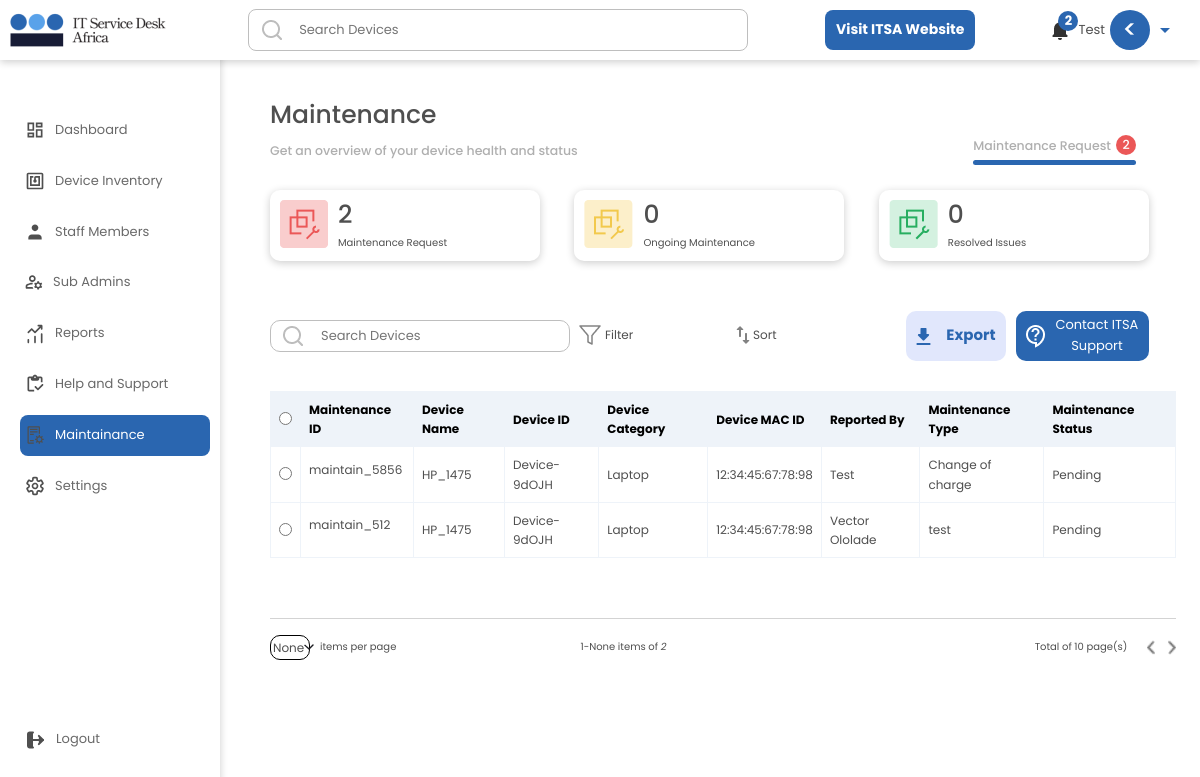
The app's page /member/maintainance/ (signed in) with its own data.
### userarea/models.py (models this page shows, shortened)
class MaintenanceRequest(models.Model):
    user = models.ForeignKey(User, null=True, on_delete=models.CASCADE)
    MaintainDeviceName = models.CharField(max_length= 300, null=True, blank = True)
    MaintainDeviceType = models.CharField(max_length= 300, null=True, blank = True)
    MaintainDeviceUserDepartment = models.CharField(max_length= 300, null=True, blank = True)
    MaintainDeviceID = models.CharField(max_length= 300, null=True, blank = True)
    MaintainDeviceIP = models.CharField(max_length= 300, null=True, blank = True)
    MaintainDeviceMAC_ID = models.CharField(max_length= 300, null=True, blank = True)
    MaintainType = models.CharField(max_length= 300, null=True, blank = True)
    MaintainDeviceCategory = models.CharField(max_length= 300, null=True, blank = True)
    MaintainDeviceLocation = models.CharField(max_length= 300, null=True, blank = True)
    MaintainStatus = models.CharField(max_length= 300,choices = MAINTAINANCE_STATUS_CHOICE, default = 'Pending', null=True, blank = True)
    MaintainDeviceUserID = models.CharField(max_length= 300, null=True, blank = True)
    MaintainRequesterEmailAddress = models.EmailField(max_length= 300, null=True, blank = True)
    CompanyUniqueCode = models.EmailField(max_length= 300, null=True, blank = True)
    MaintainRequester = models.CharField(max_length= 300, null=True, blank = True)
    MaintainRequestID = models.CharField(max_length= 300, null=True, blank = True)
    MaintainRequestDescription = models.CharField(max_length= 30000, null=True, blank = True)
    currentMonth = models.CharField(max_length= 3000, null=True, blank = True)
    created_at = models.DateTimeField(auto_now_add=True)
    edited_at = models.DateTimeField(auto_now=True)
    class Meta:
        ordering = ['-edited_at', '-created_at']

### userarea/views.py (the view, shortened to what this page needs)
# urls.py: path('maintainance/', views.Maintainance, name="Maintainance"),
@login_required(login_url='Login')
def Maintainance(request):
    if request.method == 'GET' and 'idforeditmain' in request.GET:
        idforedit = request.GET['idforeditmain']
        currentDevice = MaintenanceRequest.objects.get(MaintainRequestID = idforedit).MaintainRequestID
        return redirect('EditMaintenenceRequest', name = currentDevice )
    allMaintainsByStaff = MaintenanceRequest.objects.filter(Q(CompanyUniqueCode = request.user.last_name) or Q(CompanyUniqueCode = request.user.email) )
    allMaintainsCount = allMaintainsByStaff.count()
    numberOfDevicesPerPage = DeviceCountPerPage.objects.filter(user = request.user).first()
    allProfileImages = UserProfileImage.objects.all().first
    allUsers = User.objects.all()
    allSignUps = SignupForm.objects.all()
    allCompletedRequests = MaintenanceRequest.objects.filter(Q(MaintainStatus = 'Completed') & Q(user = request.user))
    allCompletedRequestsCount = allCompletedRequests.count()
    allCanceledRequests = MaintenanceRequest.objects.filter(Q(MaintainStatus = 'Canceled') & Q(user = request.user))
    allCanceledRequestsCount = allCanceledRequests.count()
    allOngoingRequests = MaintenanceRequest.objects.filter(Q(MaintainStatus = 'Ongoing') & Q(user = request.user))
    allOngoingRequestsCount = allOngoingRequests.count()
    AllMaintenanceRequests = MaintenanceRequest.objects.filter(CompanyUniqueCode = request.user.last_name)
    context = {'AllMaintenanceRequests':AllMaintenanceRequests, 'allOngoingRequestsCount':allOngoingRequestsCount, 'allCompletedRequestsCount':allCompletedRequestsCount, 'allCanceledRequestsCount':allCanceledRequestsCount, 'allSignUps':allSignUps, 'allUsers':allUsers, 'allProfileImages':allProfileImages, 'allMaintainsByStaff':allMaintainsByStaff, 'allMaintainsCount':allMaintainsCount, 'numberOfDevicesPerPage':numberOfDevicesPerPage}
    return render(request, 'userarea/maintainance.html', context)

### userarea/templates/userarea/maintainance.html (shortened to what this page needs)
{% include 'general.html' %}
{% load static %}
{% block content %}
<!DOCTYPE html>
<html lang="en">
	<head>
		<link rel="stylesheet" href={% static 'dashboard/css/style.css' %} />
		<link rel="stylesheet" href={% static 'inventory/css/style.css' %} />
		<link rel="stylesheet" href={% static 'maintenance/css/style.css' %} />
		<link href="https://unpkg.com/aos@2.3.1/dist/aos.css" rel="stylesheet">
	</head>
	<body class='body'>
		<div class='main'>
            <h1>Maintenance</h1>
			<div class='subIntroSection'>
				<div>
					<h5>
						Get an overview of your device health and status
					</h5>
				</div>
				<div class='MaintenanceSelectSection'>
					<h5>
						<div class='MaintenanceSelectSectionInner'>
							Maintenance Request
							<div class='maintainRequestCount'>
								<p>{{allMaintainsCount}}</p>
							</div>
						</div>
						<div class='maintainRequestLine maintainLine'></div>
					</h5>
				</div>
			</div>
			<div>
				<div class='maintainReqMainOut'>
					<div class='maintainReqMain'>
						<div>
							<img src={% static 'maintenance/img/red.png' %} />
						</div>
						<div>
							<h1 class='maintenanceReqeustCount'>{{ allMaintainsCount }}</h1>
							<p>Maintenance Request</p>
						</div>
					</div>
					<div class='maintainReqMain'>
						<div>
							<img src={% static 'maintenance/img/yellow.png' %} />
						</div>
						<div>
							<h1>{{ allOngoingRequestsCount }}</h1>
							<p>Ongoing Maintenance</p>
						</div>
					</div>
					<div class='maintainReqMain'>
						<div>
							<img src={% static 'maintenance/img/green.png' %} />
						</div>
						<div>
							<h1>{{ allCompletedRequestsCount }}</h1>
							<p>Resolved Issues</p>
						</div>
					</div>
				</div>
			</div>
			<div>
			<div class='deviceinventorymaintop'>
				<div class='searchdashboardsection'>
					<div class='searchdashboard'>
						<form method='GET' action="{% url 'Searchresult' %}">
							<input type='text' name='q' placeholder='Search Devices' />
						</form>
						<img class='searchicon' src={% static 'dashboard/img/searchicon.png' %} />
					</div>
					<div class='filter filtercategory'>
						<img src={% static 'inventory/img/filter.png' %} />
						<p>Filter</p>
					</div>
					<div class='filter filtercategory'>
						<img src={% static 'maintenance/img/sort.png' %} />
						<p>Sort</p>
					</div>
				</div>
				<div class='searchsidebtns'>
					<a href = /member/exportmaintenance/ >
						<div class='uploaddevicecsv showdeviceuploadpopup'>
							<button>
								<img src={% static 'maintenance/img/export.png' %} />
								<p>Export</p>
							</button>
						</div>
					</a>
					<div class='scannetworkbtn'>
						<a href='mailto:ikechukwu.o@itservicedeskafrica.com'><button>
							<img src={% static 'maintenance/img/support.png' %} />
							<p>Contact ITSA Support</p>
						</button></a>
					</div>
				</div>
			</div>
			</div>
			<div>
				<table  id="paginated-list" >
					<tr>
						<th class='topCheckBox'>
							<input type='radio' />
						</th>
						<th>Maintenance ID</th>
						<th>Device Name</th>
						<th>Device ID</th>
						<th>Device Category</th>
						<th>Device MAC ID</th>
						<th>Reported By</th>
						<th>Maintenance Type</th>
						<th>Maintenance Status</th>
					</tr>
					{% for allMaintains in allMaintainsByStaff %}
					<div class='item'>
						<tr class='item'>
							<td class='sectionCheckBox' id= "{{ allMaintains.MaintainDeviceName }}">
								<input class='sectionCheckBoxinput' type='radio' value={{ allMaintains.MaintainRequestID }} />
							</td>
							<td class='maintainName'>
								<p>{{ allMaintains.MaintainRequestID }}</p>
							</td>
							<td>{{ allMaintains.MaintainDeviceName }}</td>
							<td>{{ allMaintains.MaintainDeviceID }}</td>
							<td>{{ allMaintains.MaintainDeviceCategory }}</td>
							<td>{{ allMaintains.MaintainDeviceMAC_ID }}</td>
							<td>{{ allMaintains.MaintainRequester }}</td>
							<td>{{ allMaintains.MaintainType }}</td>
							<td class={{ allMaintains.MaintainStatus }}>{{ allMaintains.MaintainStatus }}</td>
						</tr>
					</div>
					{% endfor %}
				</table>
				<hr/>
				<div class='pagesdetailsseection'>
					<div class='perpagecount'>
						<div>
							<div class='selectedNumber'>
								<p>{{ numberOfDevicesPerPage }}</p>
								<img src={% static 'inventory/img/selectnav.png' %} />
							</div>
						</div>
						<div>
							<p>items per page</p>
						</div>
					</div>
					<div class='perpagecount2'>
						1-<span>{{ numberOfDevicesPerPage }}</span> items of <i>{{ allMaintainsCount }}</i>
					</div>
					<div class='pages'>
						<div>Total of <span class='pageNumberCount'>10</span> page(s)</div>
						<div class='navigation'>
							<img class='navLeft' id='prev-button' src={% static 'inventory/img/left.png' %} />
							<img id="next-button" src={% static 'inventory/img/right.png' %} />
						</div>
					</div>
				</div>
			</div>
        </div>
    </body>
</html>
{% endblock content %}

### userarea/templates/navbar.html (shortened to what this page needs)
{% load static %}
{% block content %}
<body>
    <nav>
        <div>
            <img src={% static 'general/img/itsalogopng1.png' %} />
        </div>
        <div class='search'>
            <form method='GET' action="{% url 'Searchresult' %}">
                <input type='text' name='q' placeholder='Search Devices' />
            </form>
            <img class='searchIcon' src={% static 'general/img/searchicon.png' %} />
        </div>
        <div class='navBtn'>
            <a href='https://itservicedeskafrica.com/home/' target='_blank'><button>
                <p>Visit ITSA Website</p>
            </button></a>
        </div>
        <div class='notifysection'>
            <div class='notifyout' >
                <img class='notify' src={% static 'general/img/notify.png' %} />
                <div class='NewNotifyCount'></div>
            </div>
            <div class='notifysectioninner'>
                {% if allSignUps.user == request.user %}
                <h4>{{ allSignUps.companyname }}</h4>
                {% else %}
                {{request.user}}
                {% endif %}
                <div class='profileimgsectiontext'>
                    <h1></h1>
                </div>
                <img src={% static 'general/img/arrow-down.png' %} />
            </div>
        </div>
    </nav>
    <div class='sidebarsection'>
        <a href={% url 'Dashboard' %}>
            <div class='sidebar dashboard'>
                <p>Dashboard</p>
            </div>
        <a href={% url 'DeviceInventory' %}>
            <div class='sidebar deviceinventory '>
                <p>Device Inventory</p>
            </div>
        <a href={% url 'StaffMembers' %}>
            <div class='sidebar staffmembers'>
                <p>Staff Members</p>
            </div>
        <a href={% url 'SubAdmin' %}>
            <div class='sidebar subadmin'>
                <p>Sub Admins</p>
            </div>
        <a href={% url 'Reports' %}>
            <div class='sidebar reports'>
                <p>Reports</p>
            </div>
        <a href={% url 'Support' %}>
            <div class='sidebar support'>
                <p>Help and Support</p>
            </div>
        <a href={% url 'Maintainance' %}>
            <div class='sidebar maintain'>
                <p>Maintainance</p>
            </div>
        <a href={% url 'Settings' %}>
            <div class='sidebar settings'>
                <p>Settings</p>
            </div>
            <div class='sidebar logout'>
                <p>Logout</p>
            </div>
    </div>
</body>
{% endblock content %}

### static/general/css/style.css (style rules this page uses)
* { box-sizing: border-box; margin: 0; padding: 0; font-family: 'Poppins', sans-serif; }
nav { background-color: #FFFFFF; padding: 5px; display: flex; justify-content: space-between; align-items: center; font-size: 1.3rem; box-shadow: 0 2px 8px 0 rgba(0, 0, 0, 0.2); position: fixed; width: 100vw; z-index: 10; }
.notifysectioninner { cursor: pointer; }
.notifysection { display: flex; align-items: center; justify-content: space-between; }
.notifysection img { margin-right: 10px; }
.notifysectioninner { align-items: center; display: flex; padding-right: 20px; }
.notifysectioninner img { margin-right: 5px; margin-left: 5px; }
.profileimgsectiontext { width: 40px; font-size: 1rem; background-color:#2A66B0; color: white; margin: 5px; padding-top: 5px; text-align: center; border-radius: 40px; }
.search input { display: flex; align-items: center; border: solid rgb(190, 190, 190) 1px; border-radius: 8px; width: 500px; position: relative; height: 40px; padding: 20px; padding-left: 50px; background-color: transparent; }
.searchIcon { position: absolute; top: 18px; padding-left: 7px; }
.search img { margin-right: 5px; margin-left: 5px; }
nav button { background-color: #2A66B0; border: none; color: white; align-items: center; width: 150px; font-size: 1.4rem; height: 40px; padding: 8px 5px 5px 5px; border-radius: 8px; font-weight: bold; }
.notifyout { position: relative; cursor: pointer; }
.sidebarsection { padding-top: 100px; padding-left: 20px; height: 100vh; width: 220px; position: fixed; box-shadow: 0 2px 8px 0 rgba(0, 0, 0, 0.2); z-index: 2; color: black; }
.sidebar { display: flex; align-items: center; margin-top: 10px; transition: 0.2s ease-in-out; cursor: pointer; width: 95%; padding: 0px 5px; border-radius: 8px; color: rgb(105, 105, 105); }
.sidebar p { margin-top: 10px; margin-left: 10px; font-size: 1.3rem; }
.logout { position: absolute; bottom: 40px; width: 85%; }
.active { background-color: #2A66B0; color: white; width: 95%; padding: 0px 5px; border-radius: 8px; }
.active p { color: white; }
.dashboard svg { fill: black; }
.NewNotifyCount { background-color:#2A66B0; text-align: center; color: white; border-radius: 100px; font-weight: bold; position: absolute; width: 20px; top: -9px; right: 0px; }

### static/dashboard/css/style.css (style rules this page uses)
* { box-sizing: border-box; margin: 0; padding: 0; font-family: 'Poppins', sans-serif; }
body { overflow-x: hidden; }
.main { padding-top: 100px; padding-left: 240px; }
.main h5 { color: rgb(175, 175, 175); }
.uploaddevicecsv { display: flex; align-items: center; font-size: 1.5rem; margin-top: 30px; }
.uploaddevicecsv button { display: flex; border: none; align-items: center; background-color: #2A66B0; padding: 2px 3px; color: white; width: 120px; justify-content: space-around; border-radius: 10px; margin-left: 20px; font-weight: bold; margin-right: 50px; }
.scannetworkbtn button { background-color: white; border: #2A66B0 solid 1px; color:#2A66B0; }
.uploaddevicecsv button p { margin-top: 8px; }
.deviceinventorymaintop { display: grid; grid-template-columns: 42% 68.5%; justify-content: space-between; margin-right: 110px; align-items: center; }
.searchdashboard { position: relative; }
.searchdashboard input { display: flex; align-items: center; border: solid rgb(190, 190, 190) 1px; border-radius: 10px; width: 300px; position: relative; height: 10px; padding: 15px; padding-left: 50px; background-color: transparent; font-size: 1.3rem; }
.searchicon { position: absolute; top: 4px; left: 4px; padding-left: 7px; }
.search img { margin-right: 5px; margin-left: 5px; }
.filter { border: solid rgb(90, 90, 90) 1px; padding: 15px; width: 100px; display: flex; align-items: center; border-radius: 10px; height: 10px; margin-left: 20px; cursor: pointer; }
.filter p { margin-top: 10px; margin-left: 3px; }
.searchdashboardsection { display: flex; margin-right: 0px; position: relative; }
table { margin-top: 30px; border: 1px solid white; width: 100%; font-size: 1.2rem; margin-bottom: 60px; overflow: scroll; }
td, th { border: 1px solid #EEF3F9; text-align: left; padding: 8px; }
th { border: 1px solid #EEF3F9; text-align: left; padding: 8px; color: black; }
tr:nth-child(1) { color: #4F4F4F; background-color: #EEF3F9; }

### records on screen
MaintenanceRequest: MaintainRequestID "maintain_5856", MaintainDeviceName "HP_1475", MaintainDeviceID "Device-9dOJH", MaintainDeviceCategory "Laptop", MaintainDeviceMAC_ID "12:34:45:67:78:98", MaintainRequester "Test", MaintainType "Change of charge", MaintainStatus "Pending"
MaintenanceRequest: MaintainRequestID "maintain_512", MaintainDeviceName "HP_1475", MaintainDeviceID "Device-9dOJH", MaintainDeviceCategory "Laptop", MaintainDeviceMAC_ID "12:34:45:67:78:98", MaintainRequester "Vector Ololade", MaintainType "test", MaintainStatus "Pending"

### other values on screen
{{ request.user }} "Test"
{{ allMaintainsCount }} "2"
{{ allOngoingRequestsCount }} "0"
{{ allCompletedRequestsCount }} "0"
{{ numberOfDevicesPerPage }} "None"
